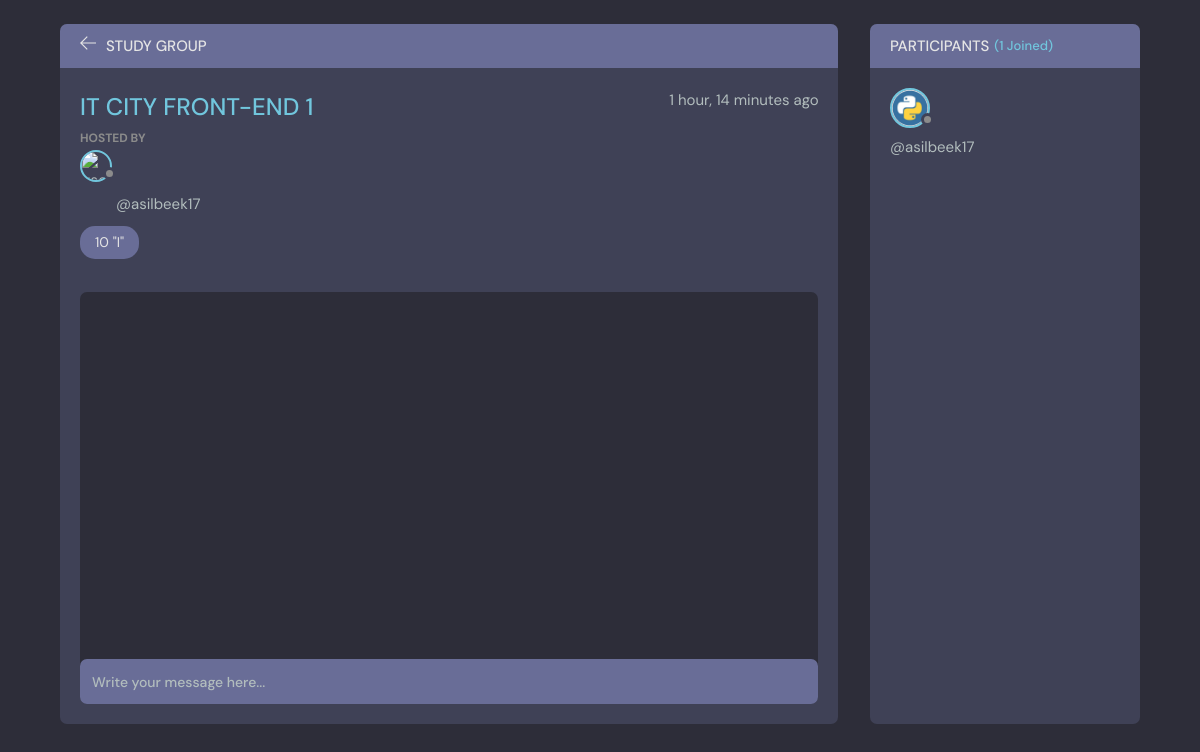
Page /chat/room/axlr23c0v5vodqt8/ on the committed database.
### base/models.py (models this page shows, shortened)
class Room(models.Model):
    slug = models.SlugField(unique=True,blank=True)
    host = models.ForeignKey(User, on_delete=models.SET_NULL, null=True)
    topic = models.ForeignKey(Grade, on_delete=models.SET_NULL, null=True)
    name = models.CharField(max_length=200)
    image = models.ImageField(upload_to="images_gr/",blank=True)
    description = models.TextField(null=True, blank=True)
    participants = models.ManyToManyField(
        User, related_name='participants', blank=True)
    updated = models.DateTimeField(auto_now=True)
    created = models.DateTimeField(auto_now_add=True)
    class Meta:
        ordering = ['-updated', '-created']

### app/models.py (models this page shows, shortened)
class CustomUser(AbstractUser):
    class Role(models.TextChoices):
        oquvchi = "O'quvchi"
        oqituvchi = "O'qituvchi"
    role = models.CharField(max_length=155, choices=Role.choices, default=Role.oquvchi)
    username = models.CharField(max_length=155, unique=False)
    email = models.EmailField(unique=True)
    phone_number = models.CharField(max_length=13)
    first_name = models.CharField(max_length=100)
    last_name = models.CharField(max_length=100)
    text = models.TextField(null=True, blank=True)
    photo = models.ImageField(upload_to='teachers photo/', null=True, blank=True)
    date_of_birth = models.CharField(max_length=100)
    place_of_birth = models.CharField(max_length=155)
    grade = models.ForeignKey(to=Grade, on_delete=models.CASCADE, null=True, blank=True, related_name='users')
    city = models.CharField(max_length=155, null=True, blank=True)
    USERNAME_FIELD = 'email'
    REQUIRED_FIELDS = []
    objects = UserManager()
    class Meta:
        verbose_name = "O'ituvchi va o'quvchilar"
        verbose_name_plural = "O'ituvchi va o'quvchilar"

class Grade(models.Model):
    name = models.CharField(max_length=155)
    school = models.ForeignKey(to=School, on_delete=models.CASCADE, related_name='school')
    def __str__(self):
        return self.name
    class Meta:
        verbose_name = "Sinf"
        verbose_name_plural = "Sinf"

### base/views.py (the view, shortened to what this page needs)
# urls.py: path('room/<slug>/', views.room, name="room"),
def room(request,slug=None):
    room = Room.objects.get(slug=slug)
    room_messages = room.message_set.all()
    participants = room.participants.all()
    context = {'room': room, 'room_messages': room_messages,
               'participants': participants}
    return render(request, 'base/room.html', context)

### base/templates/base/room.html (shortened to what this page needs)
{% extends 'main.html' %}
{% load static %}
{% block content %}
<main class="profile-page layout layout--2">
  <div class="container">
    <div class="room">
      <div class="room__top">
        <div class="room__topLeft">
          <a href="{% url 'home' %}">
            <svg version="1.1" xmlns="http://www.w3.org/2000/svg" width="32" height="32" viewBox="0 0 32 32">
              <title>arrow-left</title>
              <path
                d="M13.723 2.286l-13.723 13.714 13.719 13.714 1.616-1.611-10.96-10.96h27.625v-2.286h-27.625l10.965-10.965-1.616-1.607z">
              </path>
            </svg>
          </a>
          <h3>Study Group</h3>
        </div>
      </div>
      <div class="room__box scroll">
        <div class="room__header scroll">
          <div class="room__info">
            <h3>{{room.name}}</h3>
            <span>{{room.created|timesince}} ago</span>
          </div>
          <div class="room__hosted">
            <p>Hosted By</p>
              <div class="avatar avatar--small">
                  {% if room.image %}
                <img src="{{ room.image.url }}" alt="users photo" class="log-img">
            {% else %}
                <img src="https://cdn-icons-png.flaticon.com/512/149/149071.png" alt="users photo" class="log-img">
            {% endif %}
              </div>
              <span>@{{room.host.username}}</span>
          </div>
          <span class="room__topics">{{room.topic}}</span>
        </div>
        <div class="room__conversation">
          <div class="threads scroll">
          </div>
        </div>
      </div>
      <div class="room__message">
        <form action="" method="POST">
          <input name="body" placeholder="Write your message here..." />
        </form>
      </div>
    </div>
    <div class="participants">
      <h3 class="participants__top">Participants
         <span>
           ({{participants.count}} Joined)
          </span>
      </h3>
      <div class="participants__list scroll">
        {% for user in participants %}
          <div class="avatar avatar--medium">
            <img src="{{user.photo.url}}" />
          </div>
          <p>
            <span>@{{user.username}}</span>
          </p>
        {% endfor %}
      </div>
    </div>
  </div>
</main>
{% endblock content %}

### app/static/styles/style.css (style rules this page uses)
:root { --color-main: #71c6dd; --color-main-light: #e1f6fb; --color-dark: #3f4156; --color-dark-medium: #51546e; --color-dark-light: #696d97; --color-light: #e5e5e5; --color-gray: #8b8b8b; --color-light-gray: #b2bdbd; --color-bg: #2d2d39; --color-success: #5dd693; --color-error: #fc4b0b; }
* { font-family: "DM Sans", -apple-system, BlinkMacSystemFont, "Segoe UI", Roboto, Oxygen, Ubuntu, Cantarell, "Open Sans", "Helvetica Neue", sans-serif; margin: 0; padding: 0; box-sizing: border-box; text-rendering: optimizeLegibility; font-size: inherit; }
html { font-size: 56.25%; }
@media only screen and (min-width: 1200px) { html { font-size: 62.5%; } }
body { line-height: 1.6; font-weight: 400; font-size: 1.5rem; color: var(--color-light-gray); background-color: var(--color-bg); min-height: 100vh; }
img { width: 100%; }
a { display: inline-block; color: var(--color-main); text-decoration: none; }
.container { max-width: 120rem; width: 90%; margin: auto; }
.avatar { position: relative; display: inline-block; border-radius: 50%; border: 2px solid var(--color-main); }
.avatar img { display: block; border-radius: 50%; object-fit: cover; object-position: center; }
.avatar::after { content: ""; display: block; position: absolute; background-color: var(--color-gray); z-index: 111; border-radius: 50%; border: 0.3rem solid var(--color-dark); }
.avatar.avatar--small img { width: 2.8rem; height: 2.8rem; }
.avatar.avatar--small:after { width: 0.7rem; height: 0.7rem; bottom: 0px; right: -6px; }
.avatar.avatar--medium img { width: 3.6rem; height: 3.6rem; border-radius: 50%; }
.avatar.avatar--medium:after { width: 0.7rem; height: 0.7rem; bottom: 0px; right: -6px; }
.layout { margin-top: 2.4rem; }
.layout > .container { display: flex; justify-content: space-between; align-items: flex-start; }
.layout--2 > .container > div:first-child { flex-basis: 72%; }
.layout--2 > .container > div:last-child { flex-basis: 25%; }
.room, .participants { background: var(--color-dark); max-height: 87.5vh; border-radius: 0.7rem; overflow: hidden; position: relative; }
.room__top, .participants__top { background: var(--color-dark-light); display: flex; justify-content: space-between; align-items: center; padding: 1rem 2rem; position: relative; }
.room__top svg, .thread__top svg { width: 1.6rem; height: 1.6rem; fill: var(--color-light); cursor: pointer; }
.room__topLeft { display: flex; align-items: flex-end; gap: 1rem; }
.room__topLeft h3, .participants__top { text-transform: uppercase; font-weight: 500; color: var(--color-light); }
.room__topLeft svg { width: 1.6rem; height: 1.6rem; fill: var(--color-light); }
.room__header { max-height: 30vh; overflow-y: auto; position: absolute; width: 95%; background: var(--color-dark); z-index: 999; top: 4.4rem; padding-top: 2rem; padding-bottom: 1rem; }
.room__box { padding-left: 2rem; padding-right: 2rem; height: 80.5vh; padding-bottom: 0; }
.room__info { display: flex; justify-content: space-between; }
.room__info h3 { font-size: 2.4rem; font-weight: 500; color: var(--color-main); }
.room__hosted p { text-transform: uppercase; color: var(--color-gray); font-size: 1.2rem; font-weight: 700; line-height: 2; }
.room__topics { padding: 0.5rem 1.5rem; background: var(--color-dark-light); color: var(--color-light); display: inline-block; font-size: 1.4rem; border-radius: 1.5rem; margin: 1rem 0; }
.room__conversation { margin-top: 1rem; margin-bottom: 4rem; height: 64%; }
.threads { background: var(--color-bg); border-radius: 0.7rem; overflow-y: auto; height: 100%; margin-top: 28vh; padding: 0 2rem 4rem 2rem; }
.room__message { padding: 2rem; position: absolute; z-index: 111; bottom: 0; left: 0; right: 0; background: transparent; }
.room__message > form > input { resize: none; background-color: var(--color-dark-light); color: var(--color-light); border: none; outline: none; border-radius: 0.7rem; height: 4.5rem; width: 100%; margin-top: -1rem; padding: 1.2rem; font-size: 1.4rem; font-weight: 500; position: relative; }
.room__message > form > input::placeholder { color: var(--color-light-gray); }
.participants__top span { color: var(--color-main); font-size: 1.3rem; text-transform: none; }
.participants__top { justify-content: flex-start; gap: 0.5rem; }
.participants__list { padding: 2rem; height: 82.5vh; overflow-y: scroll; padding-bottom: 0; }

### rows in the picture
Room: name "IT CITY FRONT-END 1", created "1 hour, 14 minutes", host.username "asilbeek17", topic "10 \"I\""
CustomUser: photo (picture), username "asilbeek17"

### other values in the picture
{{ participants.count }} "1"
